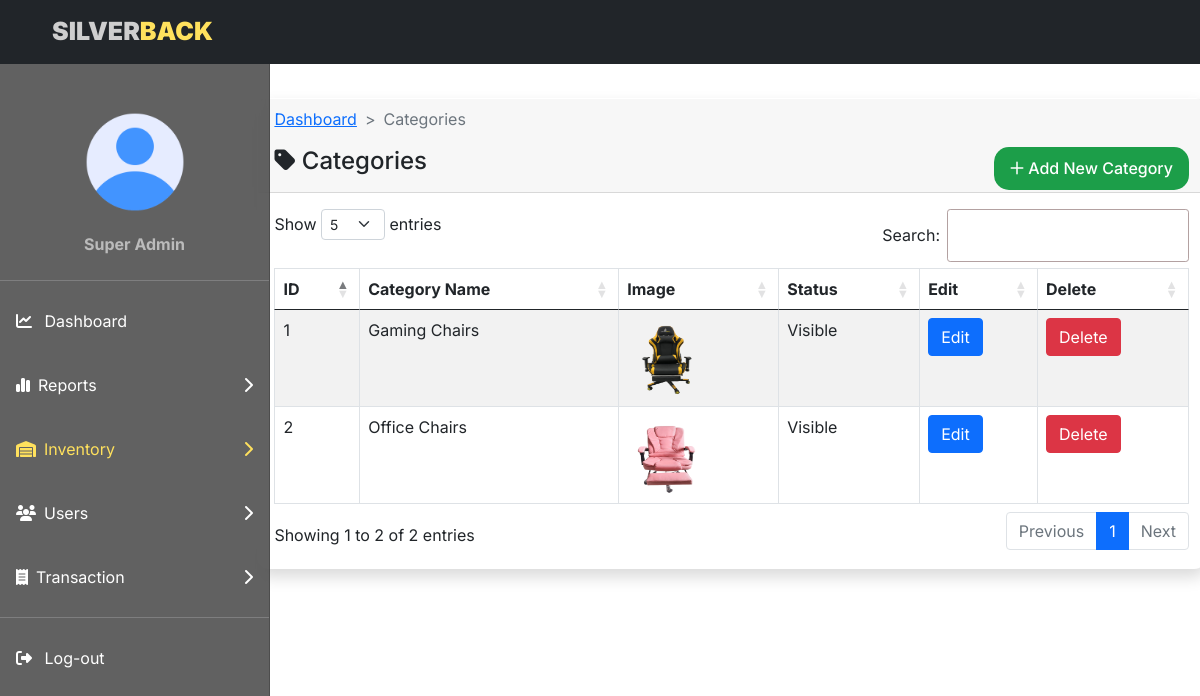
Screenshot of /admin/category/category.php (signed in) with the database file from the repository.
### tables this page shows
CREATE TABLE `users` (
  `user_id` int(11) NOT NULL,
  `username` varchar(100) NOT NULL,
  `user_email` varchar(100) NOT NULL,
  `user_password` varchar(100) NOT NULL,
  `fname` varchar(50) NOT NULL,
  `lname` varchar(50) NOT NULL,
  `contactnum` varchar(12) NOT NULL,
  `birthday` date NOT NULL,
  `address` varchar(100) NOT NULL,
  `city` varchar(50) NOT NULL,
  `region` varchar(50) NOT NULL,
  `zip` int(10) NOT NULL,
  `image` varchar(100) DEFAULT NULL,
  `role` tinyint(4) NOT NULL DEFAULT 0,
  `ip_add` varchar(12) NOT NULL,
  `token` varchar(40) NOT NULL,
  `created_at` timestamp NOT NULL DEFAULT current_timestamp(),
  `lastactivity` timestamp NULL DEFAULT current_timestamp()
);

CREATE TABLE `category` (
  `cat_id` int(11) NOT NULL,
  `cat_name` varchar(100) NOT NULL,
  `cat_index` varchar(100) NOT NULL,
  `cat_description` mediumtext NOT NULL,
  `cat_status` tinyint(4) NOT NULL DEFAULT 0,
  `cat_popular` tinyint(4) NOT NULL DEFAULT 0,
  `cat_image` varchar(100) NOT NULL,
  `cat_keywords` mediumtext NOT NULL,
  `created_at` timestamp NOT NULL DEFAULT current_timestamp()
);

### admin/functions/functions.php (called while the page is built, shortened)
<?php
include('../connection/connect.php');
function getProfile(){
    global $conn;
    $q = "SELECT * FROM users WHERE role = '1' ";
    return $q_run = mysqli_query($conn, $q);
}

### admin/category/category.php (the view, shortened to what this page needs)
<?php
include('../connection/connect.php');
include('../functions/functions.php');
?>
<!doctype html>
<html lang="en">
<head>
  <link href="https://cdn.jsdelivr.net/npm/bootstrap@5.0.2/dist/css/bootstrap.min.css" rel="stylesheet">
  <link rel="stylesheet" href="https://cdnjs.cloudflare.com/ajax/libs/font-awesome/6.2.1/css/all.min.css" />
  <link rel="stylesheet" type="text/css" href="https://cdn.datatables.net/1.13.1/css/dataTables.bootstrap5.css" />
  <link rel="stylesheet" href="../home.css" />
</head>
<body>
  <nav class="navbar navbar-expand-lg navbar-dark bg-dark fixed-top">
    <div class="container-fluid">
      <div class="navbar-brand me-auto ms-lg-0 ms-3 text-uppercase fw-bold">
        <a style="color:#CECECE;font-size: 25px;;font-weight: 900;margin-left:40px">Silver</a><a style="color:#FFE15D;font-size: 25px;;font-weight: 900">back</a><a href="#" style="color:white;margin-left:55rem"></a>
      </div>
    </div>
  </nav>
  <div style="background: rgba( 70, 70, 70, 0.85 );
    backdrop-filter: blur( 15px );
    -webkit-backdrop-filter: blur( 15px ); top:64px" class="offcanvas offcanvas-start sidebar-nav" tabindex="-1" id="sidebar">
    <div class="offcanvas-body p-0">
      <nav class="navbar-dark">
        <ul class="navbar-nav">
          <br><br>
          <div class="uprofile">
            <?php
            $profile = getProfile();
            if (mysqli_num_rows($profile) > 0) {
              foreach ($profile as $dp => $pro) {
            ?>
                <center class="profile">
                  <img src='../profile/<?php echo $pro['image'] ?>' style="width:100px;height:100px;border-radius: 50%" />
                  <p style="color: #bbb;font-weight: 700;margin-top:20px;margin-bottom: 10px"><?php echo $pro['fname'] ?> <?php echo $pro['lname'] ?></p>
                </center>
            <?php
              }
            }
            ?>
          </div>
          <li class="my-0">
            <hr class="dropdown-divider bg-light" />
          </li>
          <li>
            <a style="color: #fff;padding: 20px 20px;" href="../home.php" class="nav-link px-3">
              <span class="me-2"><i class="fa-sharp fa-solid fa-chart-line"></i></span>
              <span>Dashboard</span>
            </a>
          </li>
          <li>
            <a style="color: #fff;padding: 20px 20px;" class="nav-link px-3 sidebar-link" data-bs-toggle="collapse" href="#reports"><span class="me-2"><i class="fa-solid fa-chart-simple"></i></span>
              <span>Reports</span>
              <span class="ms-auto">
                <span class="right-icon">
                  <i class="fa-solid fa-chevron-right drop-down"></i>
                </span>
              </span>
            </a>
          </li>
          <li>
            <a style="color: #FFE15D;padding: 20px 20px;" class="nav-link px-3 sidebar-link" data-bs-toggle="collapse" href="#inventory"><span class="me-2"><i class="fa-sharp fa-solid fa-warehouse"></i></span>
              <span>Inventory</span>
              <span class="ms-auto">
                <span class="right-icon">
                  <i class="fa-solid fa-chevron-right drop-down"></i>
                </span>
              </span>
            </a>
          </li>
          <li>
            <a style="color: #fff;padding: 20px 20px;" class="nav-link px-3 sidebar-link" data-bs-toggle="collapse" href="#user"><span class="me-2"><i class="fa-sharp fa-solid fa-users"></i></span>
              <span>Users</span>
              <span class="ms-auto">
                <span class="right-icon">
                  <i class="fa-solid fa-chevron-right drop-down"></i>
                </span>
              </span>
            </a>
          </li>
          <li>
            <a style="color: #fff;padding: 20px 20px;" class="nav-link px-3 sidebar-link" data-bs-toggle="collapse" href="#transaction"><span class="me-2"><i class="fa-sharp fa-solid fa-receipt"></i>
              </span>
              <span>Transaction</span>
              <span class="ms-auto">
                <span class="right-icon">
                  <i class="fa-solid fa-chevron-right drop-down"></i>
                </span>
              </span>
            </a>
          </li>
          <li class="my-0">
            <hr class="dropdown-divider bg-light" />
          </li>
          <li>
            <a style="color: #fff;padding: 20px 20px;" href="../logout.php" class="nav-link px-3">
              <span class="me-2"><i class="fa-sharp fa-solid fa-right-from-bracket"></i></span>
              <span>Log-out</span>
            </a>
          </li>
        </ul>
      </nav>
    </div>
  </div>
  <div class="container">
    <div class="row">
      <div class="col-md-12 py-md-5 mx-md-5">
        <div class="card1 shadow">
          <div class="card-header">
            <nav style="--bs-breadcrumb-divider: '>';" aria-label="breadcrumb">
              <ol class="breadcrumb">
                <li class="breadcrumb-item"><a href="../home.php">Dashboard</a></li>
                <li class="breadcrumb-item active" aria-current="page">Categories</li>
              </ol>
            </nav>
            <h4><i class="fa-solid fa-tag"></i> Categories <a class="bt float-end" href="./addcat.php"><i class="fa-regular fa-plus"></i> Add New Category</a></h4>
          </div>
          <div class="card-body">
            <table id="cat_table" class="table table-bordered table-striped">
              <thead>
                <tr>
                  <th>ID</th>
                  <th>Category Name</th>
                  <th>Image</th>
                  <th>Status</th>
                  <th>Edit</th>
                  <th>Delete</th>
                </tr>
              </thead>
              <tbody>
                <?php
                $query = mysqli_query($conn, "SELECT * FROM `category` ORDER BY cat_id");
                while ($result = mysqli_fetch_array($query)) {
                  $cat_id = $result['cat_id'];
                  $cat_name = $result['cat_name'];
                  $image = $result['cat_image'];
                  $status = $result['cat_status'];
                ?>
                  <tr>
                    <td><?= $cat_id; ?></td>
                    <td><?= $cat_name; ?></td>
                    <td><img src="../images/<?php echo $image ?>" width="80px" height="80px" alt='<?php echo $image ?>' /></td>
                    <td><?= $status == '0' ? "Visible" : "Hidden" ?></td>
                    <td><a href="./editcat.php?id=<?= $cat_id; ?>" class="btn btn-primary">Edit</td>
                    <td>
                      <form action="../code.php" method="POST">
                        <button type="submit" name="delete_cat" class="btn btn-danger">Delete</button>
                      </form>
                    </td>
                  </tr>
                <?php
                }
                ?>
              </tbody>
            </table>
          </div>
        </div>
      </div>
    </div>
</body>
</html>

### admin/home.css (style rules this page uses)
body, button { font-family: "Inter", sans-serif; }
:root { --offcanvas-width: 270px; --topNavbarHeight: 56px; }
.sidebar-nav { width: var(--offcanvas-width); }
.sidebar-link { display: flex; align-items: center; }
.sidebar-link .right-icon { display: inline-flex; }
@media (min-width: 992px) { body { overflow: auto !important; } }
@media (min-width: 992px) { .sidebar-nav { -webkit-transform: none; transform: none; visibility: visible !important; height: calc(100% - var(--topNavbarHeight)); top: var(--topNavbarHeight); } }

### admin/category/category.php (style rules this page uses)
.container-fluid .navbar-brand { color: #CECECE; font-size: 25px; text-transform: uppercase; font-weight: 900; height: calc(100% - 9%); }
.card1 { z-index: 1; background: #ffff; box-shadow: 0 8px 32px 0 rgba(31, 38, 135, 0.37); backdrop-filter: blur(20px); -webkit-backdrop-filter: blur(20px); border-radius: 12px; border: 1px solid rgba(255, 255, 255, 0.18); margin-top: 50px; margin-left: 15%; }
.bt { background-color: #1c9e49; border: none; color: white; padding: 12px 16px; font-size: 16px; cursor: pointer; border-radius: 15px; text-decoration: none; }

### rows the page displays
users: image (placeholder picture), fname "Super", lname "Admin"
category: cat_id "1", cat_name "Gaming Chairs", cat_image (picture), cat_status "Visible"
category: cat_id "2", cat_name "Office Chairs", cat_image (picture), cat_status "Visible"
